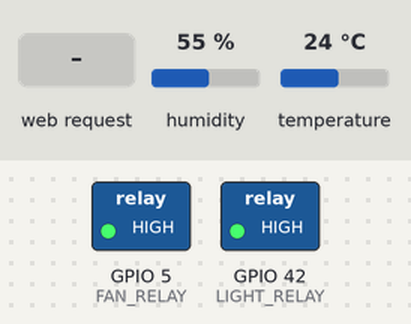
Simulated run of this sketch. Board: ESP32. Shown: switched loads named in the sketch (green lamp = pin HIGH). The test bench sets the inputs (shaded band); at power-on: temperature 24 °C, humidity 55 %. WiFi joins after 1.5 s; servers stay silent unless stated; the local clock reads 2024-03-15 10:24:30 at power-on unless the sketch sets it; what the sketch prints to the serial monitor is not drawn.

Above: at 2.7 s.
2.8 s: temperature set to 29 °C
7.2 s: temperature set to 32 °C
At 10.6 s:
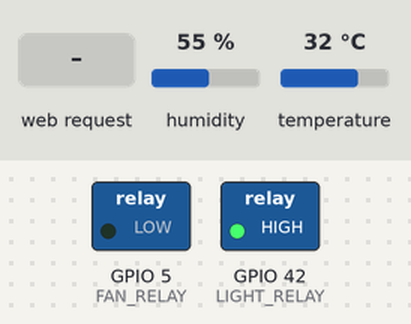
11.5 s: HTTP request GET /light/on received
At 11.9 s:
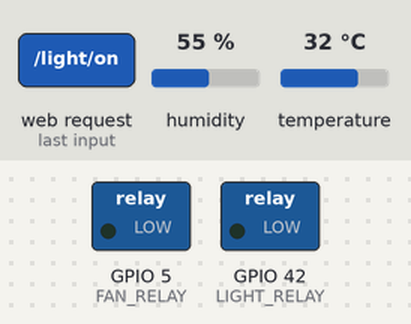
13.0 s: HTTP request GET /fan/off received
At 13.8 s:
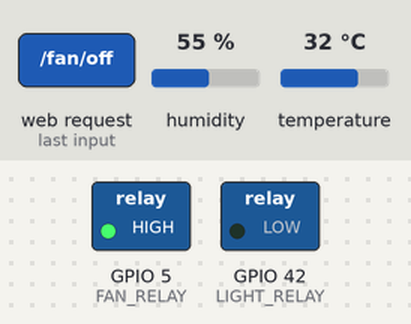
15.5 s: HTTP request GET /light/off received
At 16.2 s:
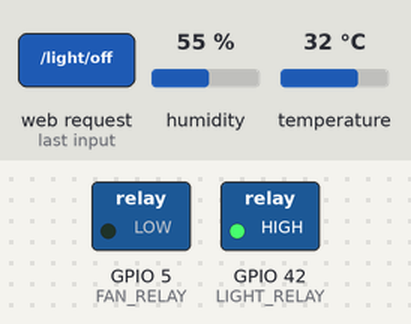
Timing chart, 0 to 18.0 s (numbered marks = the images above; inputs shaded):
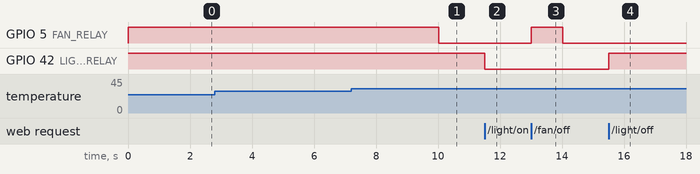

Measured:
- the behaviour switches between 30 and 31 °C on temperature (found by bisection; images 0 and 1)
- after the input at 2.8 s, every drawn part: stays the same
- after the input at 7.2 s, GPIO 5 (FAN_RELAY): HIGH → LOW after 2.8 s
- after the input at 11.5 s, GPIO 42 (LIGHT_RELAY): HIGH → LOW at once
- after the input at 13.0 s, GPIO 5 (FAN_RELAY): LOW → HIGH at once, → LOW 1.0 s later
- after the input at 15.5 s, GPIO 42 (LIGHT_RELAY): LOW → HIGH at once

The sketch:

ngrok_dispensing.ino
```cpp
#include <WiFi.h>
#include <AsyncTCP.h>
#include <ESPAsyncWebServer.h>
#include "DHT.h"

#define DHTPIN 12
#define DHTTYPE DHT11

#define LIGHT_RELAY 42
#define FAN_RELAY 5

const char* ssid = "workspace";
const char* password = "passcode";

DHT dht(DHTPIN, DHTTYPE);
AsyncWebServer server(80);

float temperature = 0.0;
float humidity = 0.0;
bool lightState = false;
bool fanState = false;
String lastLightEvent = "N/A";
String lastFanEvent = "N/A";

float tempThreshold = 30.0;

String getFormattedTime() {
  time_t now = time(nullptr);
  struct tm* timeinfo = localtime(&now);
  char buffer[30];
  strftime(buffer, sizeof(buffer), "%Y-%m-%d %H:%M:%S", timeinfo);
  return String(buffer);
}

void setup() {
  Serial.begin(115200);

  pinMode(LIGHT_RELAY, OUTPUT);
  pinMode(FAN_RELAY, OUTPUT);

  // Initialize relays to OFF state (HIGH for LOW-trigger relay)
  digitalWrite(LIGHT_RELAY, HIGH);
  digitalWrite(FAN_RELAY, HIGH);

  dht.begin();

  WiFi.begin(ssid, password);
  Serial.print("Connecting to WiFi..");
  while (WiFi.status() != WL_CONNECTED) {
    delay(500);
    Serial.print(".");
  }
  Serial.println("\nConnected! IP: " + WiFi.localIP().toString());

  configTime(19800, 0, "pool.ntp.org", "time.nist.gov");

  server.on("/", HTTP_GET, [](AsyncWebServerRequest *request){
    String html = "<!DOCTYPE html><html><head><title>Smart Room Control</title>";
    html += "<style>body{font-family:Arial;}button{padding:10px;margin:5px;}</style></head><body>";

    html += "<h2>Room Environment</h2>";
    html += "<p>Temperature: " + String(temperature) + " °C</p>";
    html += "<p>Humidity: " + String(humidity) + " %</p>";

    html += "<h2>Light Control</h2>";
    html += "<p>Light is " + String(lightState ? "ON" : "OFF") + "</p>";
    html += "<button onclick=\"location.href='/light/on'\">Turn ON</button>";
    html += "<button onclick=\"location.href='/light/off'\">Turn OFF</button>";
    html += "<p>Last Light Event: " + lastLightEvent + "</p>";

    html += "<h2>Fan Control</h2>";
    html += "<p>Fan is " + String(fanState ? "ON" : "OFF") + "</p>";
    html += "<button onclick=\"location.href='/fan/on'\">Turn ON</button>";
    html += "<button onclick=\"location.href='/fan/off'\">Turn OFF</button>";
    html += "<p>Last Fan Event: " + lastFanEvent + "</p>";

    html += "<h2>Auto Fan Logic</h2>";
    html += "<p>Fan turns ON automatically if Temp > " + String(tempThreshold) + " °C</p>";

    html += "<meta http-equiv='refresh' content='5'>";
    html += "</body></html>";

    request->send(200, "text/html", html);
  });

  // Light Control Routes
  server.on("/light/on", HTTP_GET, [](AsyncWebServerRequest *request){
    digitalWrite(LIGHT_RELAY, LOW);
    lightState = true;
    lastLightEvent = getFormattedTime();
    request->redirect("/");
  });

  server.on("/light/off", HTTP_GET, [](AsyncWebServerRequest *request){
    digitalWrite(LIGHT_RELAY, HIGH);
    lightState = false;
    lastLightEvent = getFormattedTime();
    request->redirect("/");
  });

  // Fan Control Routes
  server.on("/fan/on", HTTP_GET, [](AsyncWebServerRequest *request){
    digitalWrite(FAN_RELAY, LOW);
    fanState = true;
    lastFanEvent = getFormattedTime();
    request->redirect("/");
  });

  server.on("/fan/off", HTTP_GET, [](AsyncWebServerRequest *request){
    digitalWrite(FAN_RELAY, HIGH);
    fanState = false;
    lastFanEvent = getFormattedTime();
    request->redirect("/");
  });

  server.begin();
}

void loop() {
  static unsigned long lastRead = 0;
  if (millis() - lastRead > 2000) {
    lastRead = millis();
    temperature = dht.readTemperature();
    humidity = dht.readHumidity();

    if (isnan(temperature) || isnan(humidity)) {
      Serial.println("Failed to read DHT11");
      return;
    }

    Serial.printf("Temp: %.2f C, Humidity: %.2f %%\n", temperature, humidity);

    // Auto Fan Logic
    if (temperature > tempThreshold && !fanState) {
      digitalWrite(FAN_RELAY, LOW);
      fanState = true;
      lastFanEvent = getFormattedTime();
      Serial.println("Auto Fan ON due to high temp");
    }
    else if (temperature <= tempThreshold && fanState) {
      digitalWrite(FAN_RELAY, HIGH);
      fanState = false;
      lastFanEvent = getFormattedTime();
      Serial.println("Auto Fan OFF, temp normal");
    }
  }
}
```
